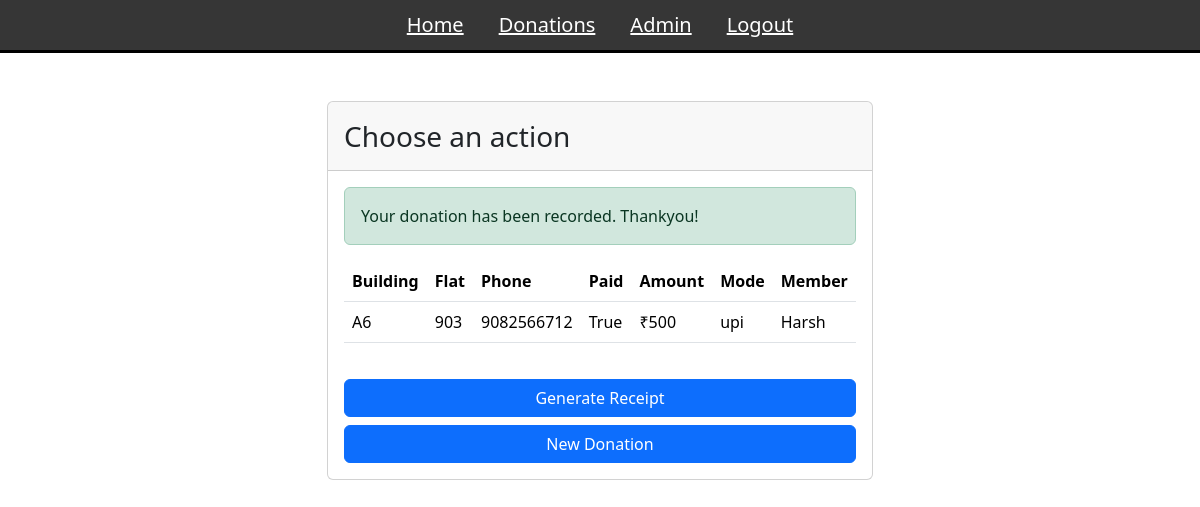
Screenshot of /receipt_choice/ (signed in) with the database file from the repository.
### donations/models.py (models this page shows, shortened)
class Donation(models.Model):
    building = models.CharField(max_length=2)
    flat_number = models.IntegerField()
    phone_number = models.IntegerField()
    amount_paid = models.BooleanField(default=False)
    amount = models.IntegerField(default=0)
    mode = models.CharField(max_length=20)
    committee_member = models.ForeignKey(User, on_delete=models.SET_NULL, null=True)
    receipt_token = models.CharField(max_length=32, unique=True, blank=True)
    date = models.DateField(default=timezone.now)

### donations/views.py (the view)
# urls.py: path('receipt_choice/', views.receipt_choice_view, name='receipt_choice'),
@login_required
def receipt_choice_view(request):
    donation_id = request.session.get('donation_id')
    if donation_id is None:
        return HttpResponse("No donation data found.")
    try:
        donation_data = Donation.objects.get(id=donation_id)
    except Donation.DoesNotExist:
        return HttpResponse("Donation not found.")
    return render(request, 'donations/receipt_choice.html', {'donation': donation_data})

### donations/templates/donations/receipt_choice.html (shortened to what this page needs)
<!DOCTYPE html>
<html>
    <head>
    </head>
    <body>
        {% include 'donations/navigation.html' %}
        <div class="container mt-5">
            <div class="row justify-content-center">
                <div class="col-md-6">
                    <div class="card">
                        <div class="card-header">
                            <h3 style="font-weight: 200; margin-top: 10px;">Choose an action</h3>
                        </div>
                        <div class="card-body">
                            <div class="alert alert-success" role="alert">
                                Your donation has been recorded. Thankyou!
                            </div>
                            <div class="table-responsive">
                                <table class="table">
                                    <tbody>
                                        <thead>
                                            <th>Building</th>
                                            <th>Flat</th>
                                            <th>Phone</th>
                                            <th>Paid</th>
                                            <th>Amount</th>
                                            <th>Mode</th>
                                            <th>Member</th>
                                        </thead>
                                        <tr>
                                            <td>{{ donation.building }}</td>
                                            <td>{{ donation.flat_number }}</td>
                                            <td>{{ donation.phone_number }}</td>
                                            <td>{{ donation.amount_paid }}</td>
                                            <td>₹{{ donation.amount }}</td>
                                            <td>{{ donation.mode }}</td>
                                            <td>{{ donation.committee_member.username }}</td>
                                        </tr>
                                    </tbody>
                                </table>
                            </div>
                            {% if donation.amount_paid == False %}
                                <div class="d-grid gap-2" style="margin-top: 20px;">
                                    <a class="btn btn-primary disabled" href="{% url 'generate_receipt' %}" role="button">Generate Receipt</a>
                                    <a class="btn btn-primary" href="{% url 'donation_form' %}" role="button">New Donation</a>
                                </div>
                            {% else %}
                                <div class="d-grid gap-2" style="margin-top: 20px;">
                                    <a class="btn btn-primary" href="{% url 'generate_receipt' %}" role="button">Generate Receipt</a>
                                    <a class="btn btn-primary" href="{% url 'donation_form' %}" role="button">New Donation</a>
                                </div>
                            {% endif %}
                        </div>
                    </div>
                </div>
            </div>
        </div>
    </body>
</html>

### rows the page displays
Donation: building "A6", flat_number "903", phone_number "9082566712", amount_paid "True", amount "500", mode "upi", committee_member.username "Harsh"
